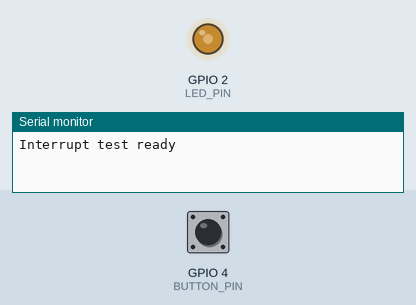
This program was run on a simulated ESP32. On the bench: output pins drawn as LEDs (lit = HIGH), the last lines printed to the serial monitor. Inputs (shaded band) come from the test bench; at power-on: GPIO 4 (BUTTON_PIN) HIGH.

Above: at 1.29 s.
1.3 s: GPIO 4 (BUTTON_PIN) pulled LOW for 0.15 s
At 2.13 s:
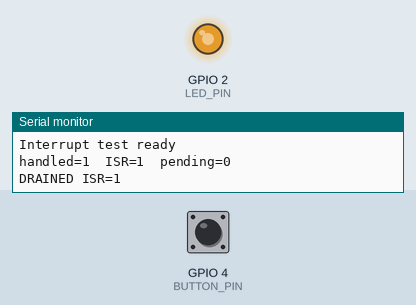
4.3 s: GPIO 4 (BUTTON_PIN) pulled LOW for 1 s
At 5.21 s:
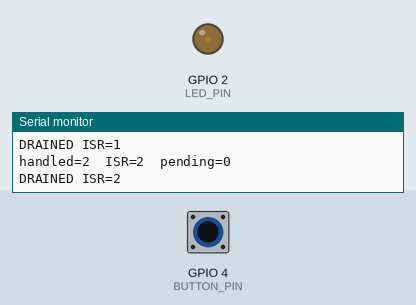
Timing chart, 0 to 13.3 s (numbered marks = the images above; inputs shaded):
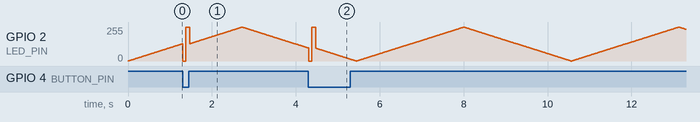

The program:

main.cpp
```cpp
#include <Arduino.h>

constexpr uint8_t BUTTON_PIN = 4;
constexpr uint8_t LED_PIN = 2;

constexpr uint8_t LED_CHANNEL = 0;
constexpr uint32_t LED_FREQUENCY = 5000;
constexpr uint8_t LED_RESOLUTION = 8;

// Bài 1 không debounce: bộ đếm lưu từng cạnh FALLING ISR nhận được.
volatile uint32_t capturedButtonEvents = 0;
uint32_t handledButtonEvents = 0;
bool eventQueueWasBusy = false;

void IRAM_ATTR onButtonPressed() {
  // ISR chỉ tăng bộ đếm; không gọi Serial, delay hoặc xử lý dài ở đây.
  ++capturedButtonEvents;
}

void serviceButtonInterrupt() {
  uint32_t capturedSnapshot;
  uint32_t handledSnapshot;
  bool hasPendingEvent;

  noInterrupts();
  capturedSnapshot = capturedButtonEvents;
  hasPendingEvent = handledButtonEvents < capturedSnapshot;
  if (hasPendingEvent) {
    ++handledButtonEvents;
  }
  handledSnapshot = handledButtonEvents;
  interrupts();

  if (!hasPendingEvent) {
    if (eventQueueWasBusy) {
      Serial.print("DRAINED ISR=");
      Serial.println(handledSnapshot);
      eventQueueWasBusy = false;
    }
    return;
  }

  eventQueueWasBusy = true;
  Serial.print("handled=");
  Serial.print(handledSnapshot);
  Serial.print("\tISR=");
  Serial.print(capturedSnapshot);
  Serial.print("\tpending=");
  Serial.println(capturedSnapshot - handledSnapshot);

  ledcWrite(LED_CHANNEL, 0);
  delay(80);
  ledcWrite(LED_CHANNEL, 255);
  delay(80);
}

void fadeTo(int startDuty, int endDuty) {
  const int step = (startDuty < endDuty) ? 1 : -1;

  for (int duty = startDuty; ; duty += step) {
    ledcWrite(LED_CHANNEL, duty);
    serviceButtonInterrupt();
    delay(10);

    if (duty == endDuty) {
      break;
    }
  }
}

void setup() {
  Serial.begin(115200);
  pinMode(BUTTON_PIN, INPUT_PULLUP);

  ledcSetup(LED_CHANNEL, LED_FREQUENCY, LED_RESOLUTION);
  ledcAttachPin(LED_PIN, LED_CHANNEL);

  attachInterrupt(
    digitalPinToInterrupt(BUTTON_PIN),
    onButtonPressed,
    FALLING
  );

  Serial.println("Interrupt test ready");
}

void loop() {
  fadeTo(0, 255);
  fadeTo(255, 0);
}
```
